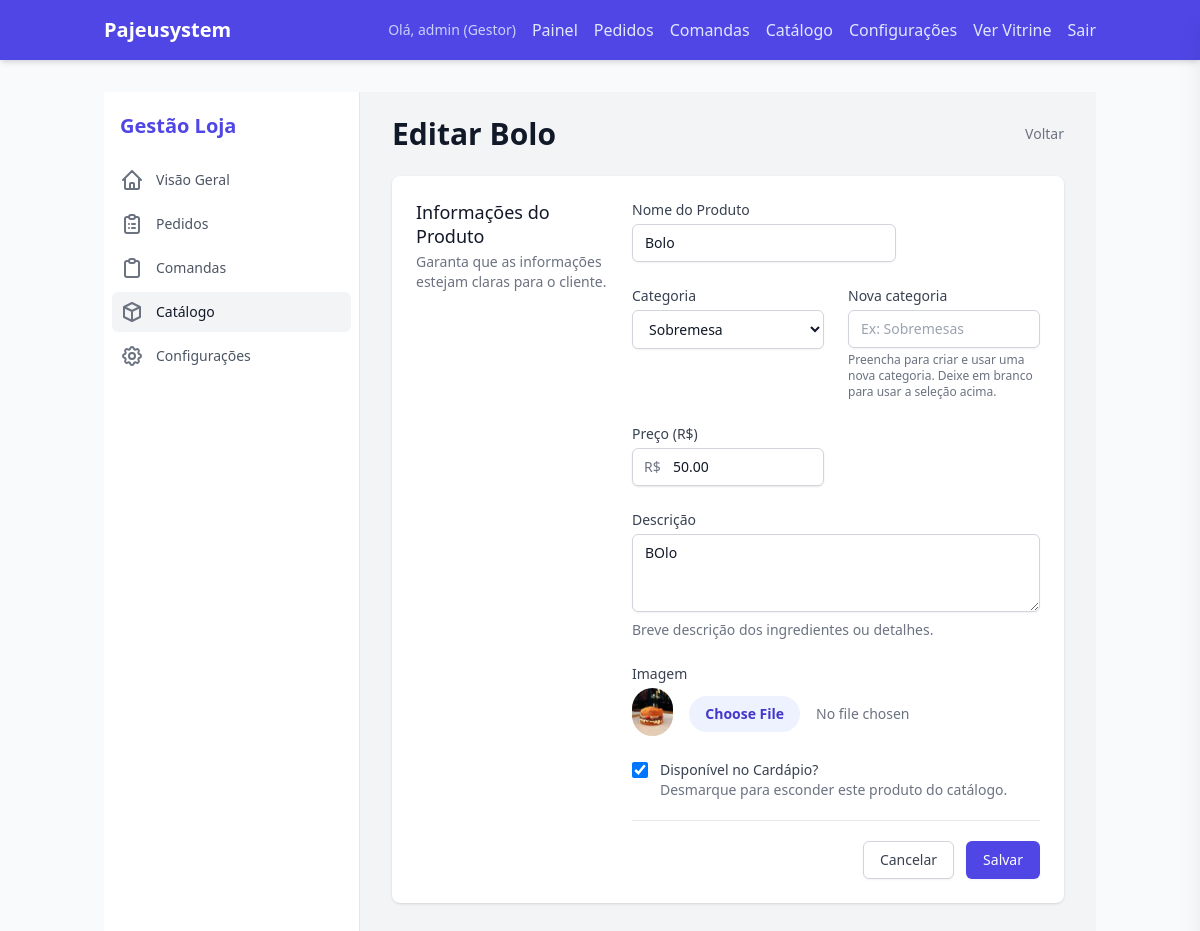
Page /dashboard/products/5/edit/ (signed in) on the committed database.
### core/models.py (models this page shows, shortened)
class TenantAwareModel(models.Model):
    store = models.ForeignKey(
        Store,
        on_delete=models.CASCADE,
        related_name="%(class)s_related"
    )
    objects = TenantManager()
    class Meta:
        abstract = True

class Product(TenantAwareModel):
    category = models.ForeignKey(Category, on_delete=models.CASCADE, related_name='products')
    name = models.CharField(max_length=255)
    description = models.TextField(blank=True)
    price = models.DecimalField(max_digits=10, decimal_places=2)
    image = models.ImageField(upload_to='products/', null=True, blank=True)
    is_available = models.BooleanField(default=True)

### core/views.py (the view)
# urls.py: path('dashboard/products/<int:product_id>/edit/', views.manager_product_edit, name='manager_product_edit'),
@login_required
def manager_product_edit(request, product_id):
    if not user_can_manage_store(request):
        return redirect('index')
    product = get_object_or_404(Product, id=product_id)
    if request.method == 'POST':
        from .forms import ProductForm
        form = ProductForm(request.POST, request.FILES, instance=product)
        if form.is_valid():
            nome = form.cleaned_data.get('new_category_name', '').strip()
            if nome:
                category, _ = Category.objects.get_or_create(name__iexact=nome, defaults={'name': nome})
                form.instance.category = category
            form.save()
            return redirect('manager_products')
    else:
        from .forms import ProductForm
        form = ProductForm(instance=product)
    return render(request, 'core/manager/product_form.html', {'form': form, 'title': f'Editar {product.name}', 'product': product})

### core/cart.py (called while the page is built)
    def get_total_price(self):
        return sum(Decimal(item['price']) * item['quantity'] for item in self.cart.values())

### core/context_processors.py (called while the page is built)
def theme_preference(request):
    user = getattr(request, 'user', None)
    if user is None or not user.is_authenticated:
        return {'theme_pref': 'system'}
    settings_obj = getattr(user, 'settings', None)
    theme = getattr(settings_obj, 'theme', None) if settings_obj else None
    return {'theme_pref': theme or 'system'}

### core/models.py (called while the page is built)
    def get_queryset(self):
        tenant = get_current_tenant()
        if tenant:
            return super().get_queryset().filter(store=tenant)
        return super().get_queryset()

    def __str__(self):
        return self.name

### core/utils.py (called while the page is built)
def get_current_tenant():
    return _tenant_context.get()

def set_current_tenant(tenant):
    token = _tenant_context.set(tenant)
    return token

def reset_current_tenant(token):
    _tenant_context.reset(token)

### core/views.py (called while the page is built)
def user_can_manage_store(request):
    if request.user.is_staff:
        return True
    if request.tenant is None:
        return False
    return getattr(request.user, 'owned_store', None) == request.tenant

### templates/core/manager/product_form.html (shortened to what this page needs)
{% extends 'core/manager/base_manager.html' %}
{% block manager_content %}
<div class="md:flex md:items-center md:justify-between mb-6">
    <div class="flex-1 min-w-0">
        <h2 class="text-2xl font-bold leading-7 text-gray-900 dark:text-gray-100 sm:text-3xl sm:truncate">
            {{ title }}
        </h2>
    </div>
    <div class="mt-4 flex md:mt-0 md:ml-4">
        <a href="{% url 'manager_products' %}" class="text-sm font-medium text-gray-500 hover:text-gray-900 dark:text-gray-400 dark:hover:text-gray-200">
            Voltar
        </a>
    </div>
</div>
<div class="bg-white dark:bg-gray-800 shadow px-4 py-5 sm:rounded-lg sm:p-6">
    <div class="md:grid md:grid-cols-3 md:gap-6">
        <div class="md:col-span-1">
            <h3 class="text-lg font-medium leading-6 text-gray-900 dark:text-gray-100">Informações do Produto</h3>
            <p class="mt-1 text-sm text-gray-500 dark:text-gray-400">
                Garanta que as informações estejam claras para o cliente.
            </p>
        </div>
        <div class="mt-5 md:mt-0 md:col-span-2">
            <form action="." method="POST" enctype="multipart/form-data">
                <div class="grid grid-cols-6 gap-6">
                    <div class="col-span-6 sm:col-span-4">
                        <label for="{{ form.name.id_for_label }}" class="block text-sm font-medium text-gray-700 dark:text-gray-300">
                            {{ form.name.label }}
                        </label>
                        {{ form.name }}
                    </div>
                    <div class="col-span-6 sm:col-span-3">
                        <label for="{{ form.category.id_for_label }}" class="block text-sm font-medium text-gray-700 dark:text-gray-300">
                            {{ form.category.label }}
                        </label>
                        {{ form.category }}
                    </div>
                    <div class="col-span-6 sm:col-span-3">
                        <label for="{{ form.new_category_name.id_for_label }}" class="block text-sm font-medium text-gray-700 dark:text-gray-300">
                            {{ form.new_category_name.label }}
                        </label>
                        {{ form.new_category_name }}
                        <p class="mt-1 text-xs text-gray-500 dark:text-gray-400">{{ form.new_category_name.help_text }}</p>
                    </div>
                    <div class="col-span-6 sm:col-span-3">
                        <label for="{{ form.price.id_for_label }}" class="block text-sm font-medium text-gray-700 dark:text-gray-300">
                            {{ form.price.label }}
                        </label>
                        <div class="mt-1 relative rounded-md shadow-sm">
                            <div class="absolute inset-y-0 left-0 pl-3 flex items-center pointer-events-none">
                                <span class="text-gray-500 dark:text-gray-400 sm:text-sm">R$</span>
                            </div>
                            {{ form.price }}
                        </div>
                    </div>
                    <div class="col-span-6">
                        <label for="{{ form.description.id_for_label }}"
                            class="block text-sm font-medium text-gray-700 dark:text-gray-300">
                            {{ form.description.label }}
                        </label>
                        {{ form.description }}
                        <p class="mt-2 text-sm text-gray-500 dark:text-gray-400">Breve descrição dos ingredientes ou detalhes.</p>
                    </div>
                    <div class="col-span-6">
                        <label class="block text-sm font-medium text-gray-700 dark:text-gray-300">
                            {{ form.image.label }}
                        </label>
                        <div class="mt-1 flex items-center">
                            {% if product and product.image %}
                            <span class="inline-block h-12 w-12 rounded-full overflow-hidden bg-gray-100 dark:bg-gray-700 mr-4">
                                <img src="{{ product.image.url }}" class="h-full w-full object-cover">
                            </span>
                            {% endif %}
                            {{ form.image }}
                        </div>
                    </div>
                    <div class="col-span-6">
                        <div class="flex items-start">
                            <div class="flex items-center h-5">
                                {{ form.is_available }}
                            </div>
                            <div class="ml-3 text-sm">
                                <label for="{{ form.is_available.id_for_label }}" class="font-medium text-gray-700 dark:text-gray-300">
                                    {{ form.is_available.label }}
                                </label>
                                <p class="text-gray-500 dark:text-gray-400">Desmarque para esconder este produto do catálogo.</p>
                            </div>
                        </div>
                    </div>
                </div>
                <div class="pt-5 border-t border-gray-200 dark:border-gray-700 mt-5">
                    <div class="flex justify-end">
                        <button type="button" onclick="history.back()"
                            class="bg-white dark:bg-gray-700 py-2 px-4 border border-gray-300 dark:border-gray-600 rounded-md shadow-sm text-sm font-medium text-gray-700 dark:text-gray-200 hover:bg-gray-50 dark:hover:bg-gray-600 focus:outline-none focus:ring-2 focus:ring-offset-2 focus:ring-indigo-500">
                            Cancelar
                        </button>
                        <button type="submit"
                            class="ml-3 inline-flex justify-center py-2 px-4 border border-transparent shadow-sm text-sm font-medium rounded-md text-white bg-indigo-600 hover:bg-indigo-700 focus:outline-none focus:ring-2 focus:ring-offset-2 focus:ring-indigo-500">
                            Salvar
                        </button>
                    </div>
                </div>
            </form>
        </div>
    </div>
</div>
{% endblock %}

### templates/base.html (shortened to what this page needs)
<!DOCTYPE html>
<html lang="pt-br" class="dark">
<head>
    <script src="https://cdn.tailwindcss.com"></script>
</head>
<body class="bg-gray-50 text-gray-900 dark:bg-gray-900 dark:text-gray-100 font-sans transition-colors" hx-headers='{"X-CSRFToken": "{{ csrf_token }}"}'>
    <header class="bg-indigo-600 dark:bg-indigo-800 text-white shadow-md">
        <div class="container mx-auto px-4 py-4 flex justify-between items-center">
            <div class="flex items-center">
                <a href="/" class="flex items-center gap-3">
                    {% if request.tenant.logo %}
                    <img src="{{ request.tenant.logo.url }}" alt="{{ request.tenant.name }}"
                        class="h-10 w-auto rounded">
                    {% else %}
                    <span class="text-xl font-bold">{{ request.tenant.name|default:"Pajeusystem" }}</span>
                    {% endif %}
                </a>
            </div>
            <nav class="flex items-center gap-4">
                {% if request.user_can_manage %}
                <span class="text-sm text-indigo-200">Olá, {{ user.username }} (Gestor)</span>
                <a href="{% url 'dashboard' %}" class="text-indigo-100 hover:text-white font-medium">Painel</a>
                <a href="{% url 'manager_orders' %}" class="text-indigo-100 hover:text-white font-medium">Pedidos</a>
                <a href="{% url 'comanda_list' %}" class="text-indigo-100 hover:text-white font-medium">Comandas</a>
                <a href="{% url 'manager_products' %}" class="text-indigo-100 hover:text-white font-medium">Catálogo</a>
                <a href="{% url 'manager_settings' %}" class="text-indigo-100 hover:text-white font-medium">Configurações</a>
                <a href="/" class="text-indigo-100 hover:text-white font-medium">Ver Vitrine</a>
                <form action="{% url 'logout' %}" method="post" class="inline">
                    <button type="submit" class="text-indigo-100 hover:text-white font-medium">Sair</button>
                </form>
                {% endif %}
            </nav>
        </div>
    </header>
    <main class="container mx-auto px-4 py-8">
        {% block content %}
        {% endblock %}
    </main>
</body>
</html>

### rows in the picture
Product: name "Bolo", category "Sobremesa", price "50.00", description "BOlo", image (picture), is_available "☑"

### other values in the picture
{{ request.tenant.name|default:"Pajeusystem" }} "Pajeusystem"
{{ user.username }} "admin"
{{ title }} "Editar Bolo"
